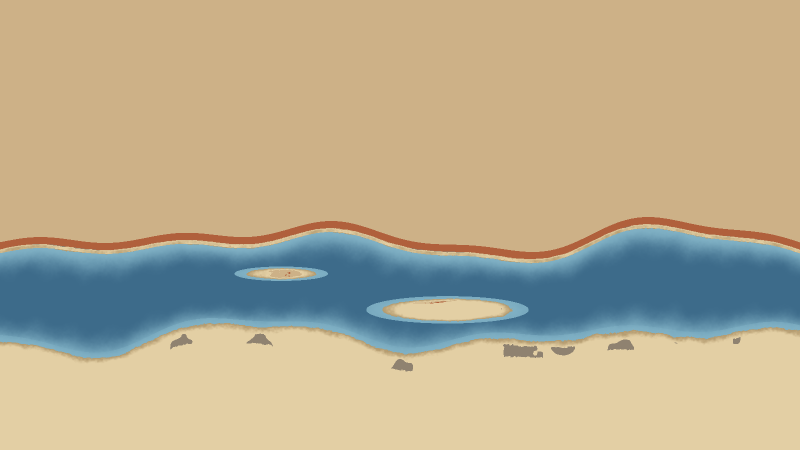
#> input picture tools/paint/guides/kemkem-ground.png, 1600 x 900 px (shown at 1/2 size)
$ python build_hillshade.py paint/guides/kemkem-ground.png paint/guides/kemkem-scene.png paint/guides/kemkem-scene.png
#> lines starting #> are read from the running program, lines starting #| are printed output that depends on the picture; after the words box and inside, x2 and y2 are one past the last pixel; in counts of white or black regions, pixels touching at a corner belong together
#!/usr/bin/env python3
"""Terrain texture for zooming in: today's ridges, valleys and plains as light and shadow.

Source: the 2-arc-minute shaded-relief image of the world (shadedrelief.jpg, 10800 x 5400) shipped in
the `basemap-data` package on PyPI (matplotlib/basemap, LGPL; the image itself derives from Natural
Earth's public-domain shaded relief):

    pip download basemap-data==2.0.0 --no-deps -d bmd
    python3 -m zipfile -e bmd/basemap_data-2.0.0-py3-none-any.whl bmd/x

Only the shading is kept: the image is turned to grey, the broad colour bands are subtracted (so the
page's own land colours show through), and the sea is set to plain grey. Grey 128 means "no change";
the page lays the tiles over the land with an overlay blend. Three levels of detail, 0 = whole world.

Usage: python3 -I build_hillshade.py bmd/x/mpl_toolkits/basemap_data/shadedrelief.jpg tiles/relief tools/source/hill-index.js
"""
import sys, os
import numpy as np
from PIL import Image, ImageFilter

src, out = sys.argv[1:3]
Image.MAX_IMAGE_PIXELS = None
rgb = np.asarray(Image.open(src).convert('RGB')).astype(np.float32)
R, G, B = rgb[..., 0], rgb[..., 1], rgb[..., 2]
land = ~((B > R + 22) & (B >= G))                       # the image's sea is light blue
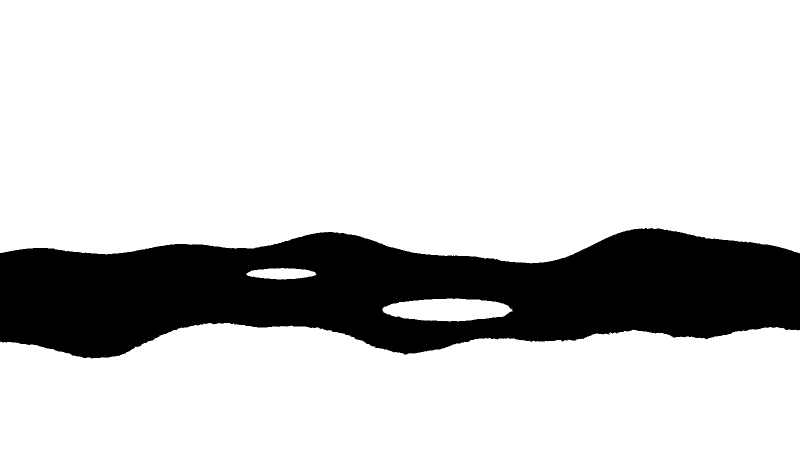
#> land: shape (900, 1600) bool (shown at 1/2 size); 80.4% white; 2 black regions (1 under 20 px), largest, box (x1, y1, x2, y2) and area: (0, 456, 1600, 717) 282326
gray = 0.30 * R + 0.59 * G + 0.11 * B
def box(a, r, axis):
    # running mean over 2r+1 cells along one axis (wrapping east-west, clamped north-south)
    pad = [(0, 0), (0, 0)]; pad[axis] = (r + 1, r)
    c = np.cumsum(np.pad(a, pad, mode='wrap' if axis == 1 else 'edge'), axis=axis, dtype=np.float64)
    hi = np.take(c, np.arange(2 * r + 1, c.shape[axis]), axis=axis); lo = np.take(c, np.arange(0, c.shape[axis] - 2 * r - 1), axis=axis)
    return ((hi - lo) / (2 * r + 1)).astype(np.float32)
def blur(a, r):
    for _ in range(3): a = box(box(a, r, 0), r, 1)          # three box passes ~ a Gaussian
    return a
m = land.astype(np.float32)
base = blur(gray * m, 10) / np.maximum(blur(m, 10), 1e-3)  # local mean of the land only: no halo at coasts
#> the loop in blur, `for _ in range(3): a = box(box(a, r, 0), r, 1)` made 3 passes
#> pass 1, in box, `c = np.cumsum(np.pad(a, pad, mode='wrap' if axis == 1 else 'edge'), ax..`:
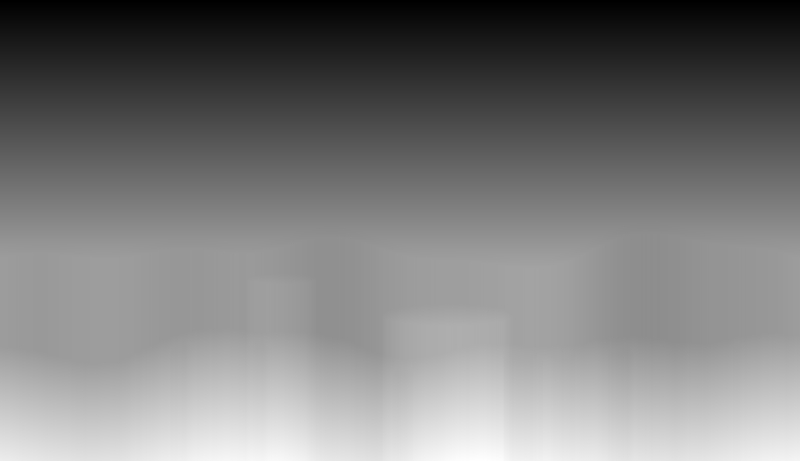
#> c: shape (921, 1600) float64 (shown at 1/2 size); min 180.8, max 150381.3, mean 72342.6; drawn with min black and max white
#> after the loop in blur, `for _ in range(3): a = box(box(a, r, 0), r, 1)`:
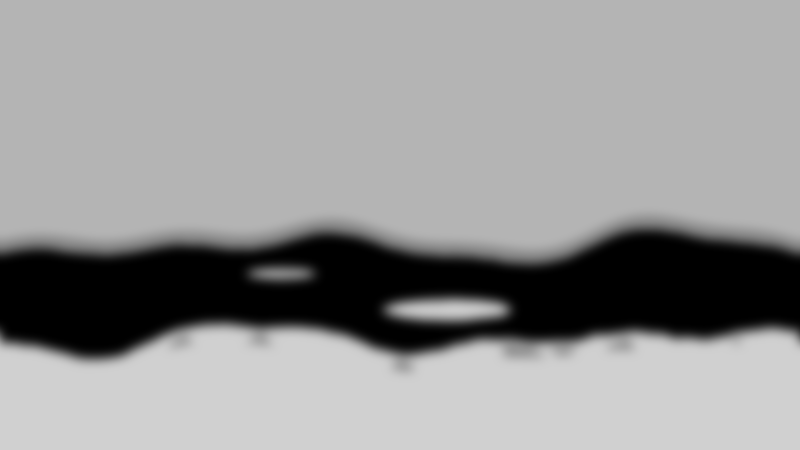
#> a: shape (900, 1600) float32 (shown at 1/2 size); min 0, max 208.3, mean 150.7
#> the loop in blur (call 2), `for _ in range(3): a = box(box(a, r, 0), r, 1)` made 3 passes
#> pass 1, in box (call 8), `c = np.cumsum(np.pad(a, pad, mode='wrap' if axis == 1 else 'edge'), ax..`:
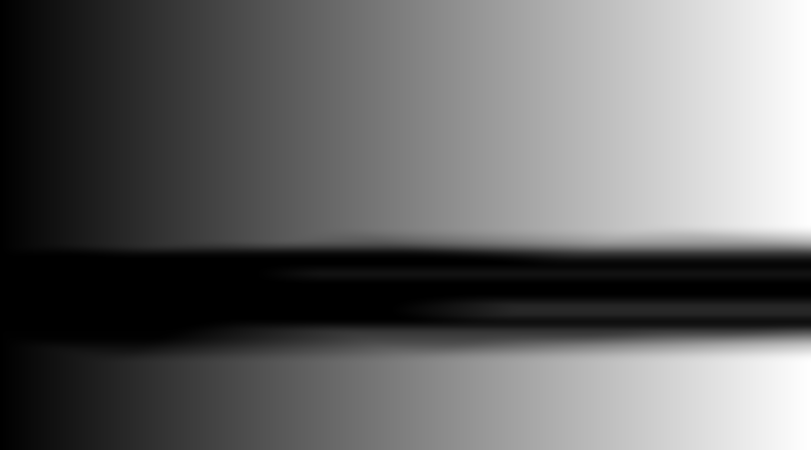
#> c: shape (900, 1621) float64 (shown at 1/2 size); min 0, max 1621, mean 651; drawn with min black and max white
detail = np.clip(128 + (gray - base) * 2.4, 0, 255)
near = ~land
for dy in (-2, -1, 0, 1, 2):                             # the source draws a pale line along every coast: keep it out
    for dx in (-2, -1, 0, 1, 2):
        near = near | np.roll(np.roll(~land, dy, 0), dx, 1)
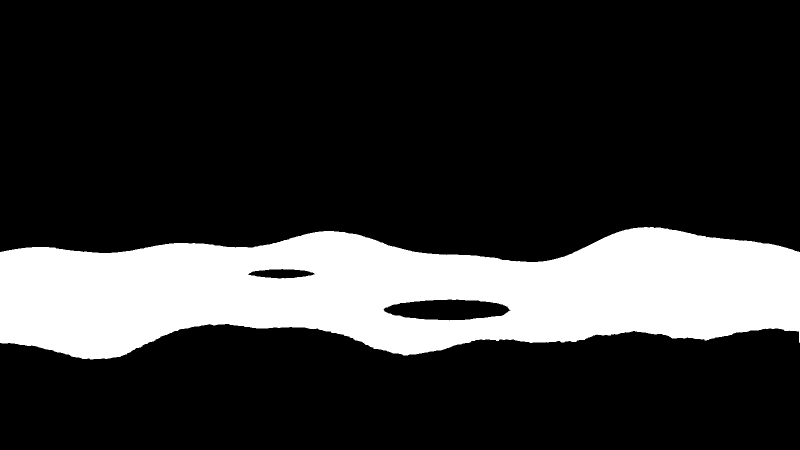
#> near: shape (900, 1600) bool (shown at 1/2 size); 20.3% white; 1 white region, box (x1, y1, x2, y2) and area: (0, 454, 1600, 719) 292139
detail[near] = 128
H, W = detail.shape                                      # 5400 x 10800: 30 pixels per degree
#> H = 900; W = 1600
img = Image.fromarray(detail.astype(np.uint8), mode='L')
os.makedirs(out, exist_ok=True)
levels = [(0, 2.5, 360), (1, 10, 45), (2, 30, 15)]       # level, pixels per degree, tile size in degrees
total = 0; kept = 0
for z, ppd, deg in levels:
    lvl = img.resize((int(360 * ppd), int(180 * ppd)), Image.LANCZOS) if ppd != 30 else img
    arr = np.asarray(lvl)
    tp = int(deg * ppd)
    os.makedirs(f'{out}/z{z}', exist_ok=True)
    for ty in range(int(180 // min(deg, 180)) if deg < 360 else 1):
        for tx in range(int(360 // deg)):
            y0, x0 = ty * tp, tx * tp
            tile = arr[y0:y0 + (tp if deg < 360 else arr.shape[0]), x0:x0 + tp]
            total += 1
#> (the run stopped early here; a loop or call above may not have finished)
